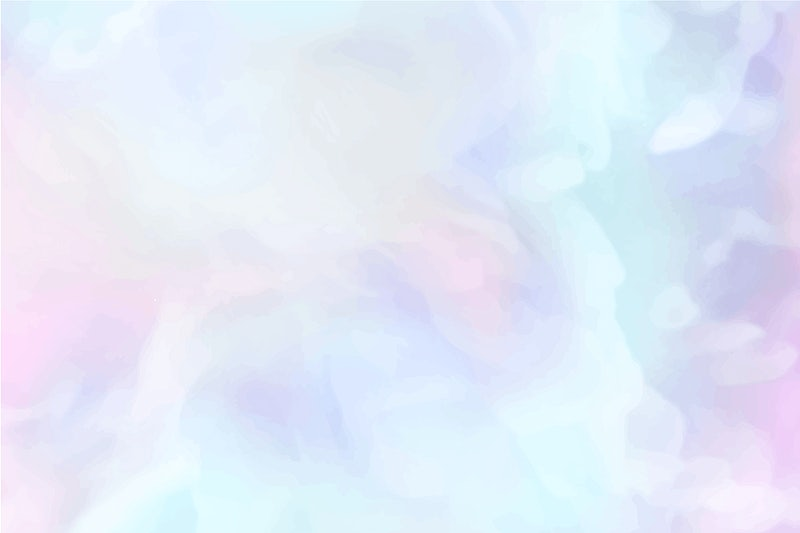
#> input picture files/white_bg.jpg, 800 x 533 px
$ python capturescreen.py
#> lines starting #> are read from the running program, lines starting #| are printed output that depends on the picture; after the words box and inside, x2 and y2 are one past the last pixel; in counts of white or black regions, pixels touching at a corner belong together
import cv2
import numpy as np
import configuration

class Captureimage():
    def __init__(self):
        self.camera_resolution = configuration.resolution
        self.background_image = None
        self.lower_value = configuration.lower_value
        self.higher_value = configuration.higher_value

    def set_resolution(self):
        vid = cv2.VideoCapture(0)
        ret, frame = vid.read()
        self.camera_resolution = (frame.shape[0]. frame.shape[1])

    def select_background_image(self, file_path):
#> called with file_path = '../files/white_bg.jpg'
        img = cv2.imread(file_path, cv2.IMREAD_COLOR)
#> img is the input picture: shape (533, 800, 3); mean B, G, R 247.8, 233.8, 226.8
        self.background_image = cv2.resize(img, self.camera_resolution)
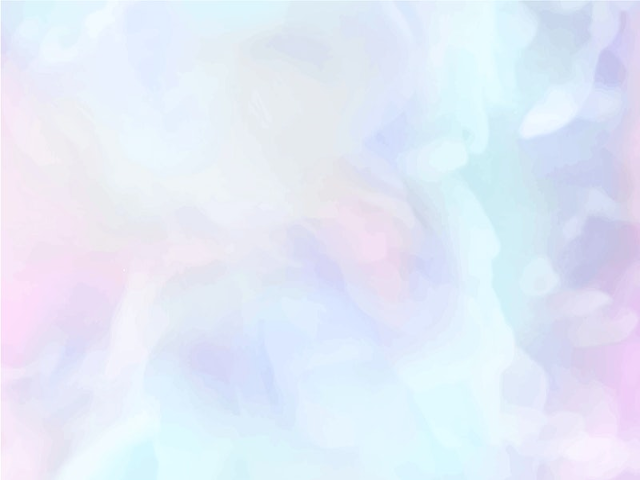
#> self.background_image: shape (480, 640, 3); mean B, G, R 247.7, 233.8, 226.7
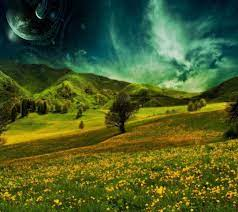
#> input picture files/greenery.jpeg, 238 x 212 px, given in place of the camera
#> in capture_webcam, frame is the input picture: shape (212, 238, 3); mean B, G, R 39.3, 91.6, 75.1
        return img

    def add_background(self, frame):
        hsv_frame = cv2.cvtColor(frame, cv2.COLOR_BGR2HSV)
#> hsv_frame: shape (212, 238, 3); mean H, S, V 50, 196.9, 97.2
        mask = cv2.inRange(hsv_frame, self.lower_value, self.higher_value)
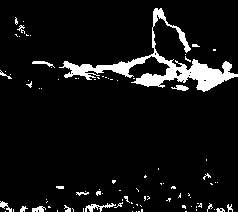
#> mask: shape (212, 238); 7.2% white; 93 white regions (78 under 20 px), largest, box (x1, y1, x2, y2) and area: (59, 8, 238, 92) 2698, (85, 203, 116, 212) 112, (171, 85, 189, 91) 63
        res = cv2.bitwise_and(frame, frame, mask = mask)
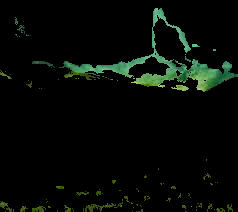
#> res: shape (212, 238, 3); mean B, G, R 5.7, 9.7, 5.5
        filtered = frame - res
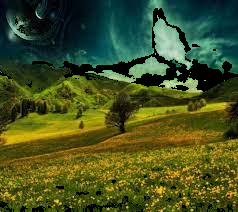
#> filtered: shape (212, 238, 3); mean B, G, R 33.6, 81.8, 69.6
#> (the run stopped early here; a loop or call above may not have finished)
